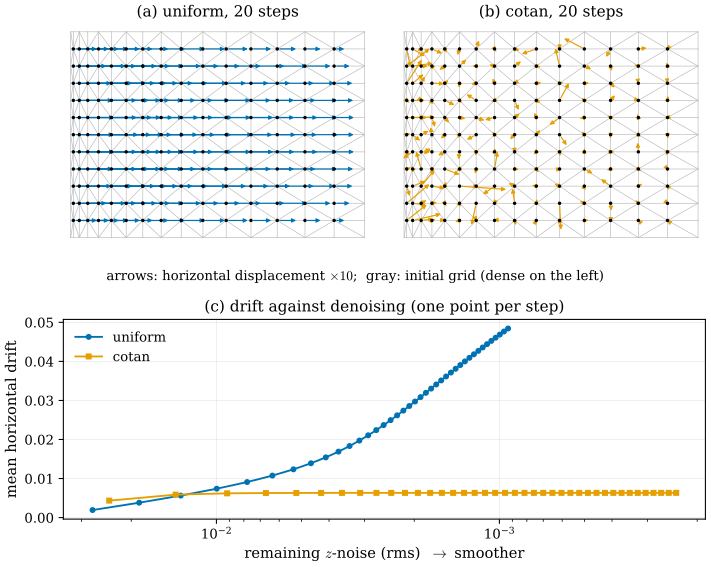

Write the Python code that produced this figure.
"""Figure 31.3.4: uniform smoothing slides vertices along the surface, cotan smoothing does not (Section 31.3).

A planar 17 x 13 grid mesh on [0, 2] x [0, 1.4] whose x-spacing grows to the right (x_k = 2 (k/16)^1.7) and whose
squares are cut by alternating diagonals. Interior vertices get z-noise N(0, 0.04^2) (seed 3); boundary vertices
are fixed. Smoothing by implicit steps with the boundary fixed:
  uniform:  (I - tau L_u) x_new = x,            tau = 0.5   (L_u: uniform Laplacian, rows (1/deg) - 1 on the diagonal)
  cotan:    (M - tau L) x_new = M x,             tau = 0.005 (L, M recomputed from the current mesh at each step)
(a), (b) Top views after 20 steps: gray = initial (x, y) of the vertices and the grid lines, arrows = horizontal
    displacement magnified 10 times.
(c) Horizontal drift (mean over interior vertices) against the remaining z-noise (rms), one point per step.
Self-check: on the noise-free plane cotan smoothing moves no vertex (linear precision); uniform smoothing keeps
drifting while cotan drift saturates near 0.006.

Run from the project root: ``PYTHONPATH=tools python3 chapters/31-meshes/figures/fig-31-3-4-smoothing.py``
"""

import pathlib
import sys

sys.path.insert(0, str(pathlib.Path(__file__).resolve().parents[1] / "lib"))
import dgmesh as dm  # noqa: E402

import dgfig  # noqa: E402

dgfig.setup()

import matplotlib.pyplot as plt  # noqa: E402
import numpy as np  # noqa: E402
from matplotlib.patches import FancyArrowPatch  # noqa: E402

C = dgfig.COLORS
nx, ny = 17, 13
xs = (np.linspace(0, 1, nx) ** 1.7) * 2.0
ys = np.linspace(0, 1.4, ny)
V, F = dm.grid_mesh(xs, ys, pattern="alternate")
bnd = np.array([i in (0, nx - 1) or j in (0, ny - 1) for i in range(nx) for j in range(ny)])
I = ~bnd
rng = np.random.default_rng(3)
V0 = V.copy()
V0[I, 2] += 0.04 * rng.normal(size=I.sum())
Lu = dm.uniform_laplacian(F)


def step(X, kind, tau):
    if kind == "uniform":
        A, rhs = np.eye(len(X)) - tau * Lu, X
    else:
        m = dm.mass_barycentric(X, F)
        A, rhs = np.diag(m) - tau * dm.cotan_laplacian(X, F), m[:, None] * X
    Xn = X.copy()
    Xn[I] = np.linalg.solve(A[np.ix_(I, I)], rhs[I] - A[np.ix_(I, ~I)] @ X[~I])
    return Xn


runs = {}
for kind, tau in (("uniform", 0.5), ("cotan", 0.005)):
    X = V0.copy()
    hist = []
    for s in range(40):
        X = step(X, kind, tau)
        hist.append((np.sqrt((X[I, 2] ** 2).mean()), np.linalg.norm((X - V0)[I, :2], axis=1).mean()))
        if s == 19:
            X20 = X.copy()
    runs[kind] = (np.array(hist), X20)
# linear precision: noise-free plane
Xc = V.copy()
for s in range(5):
    Xc = step(Xc, "cotan", 0.005)
assert np.abs(Xc - V).max() < 1e-12
assert runs["uniform"][0][-1, 1] > 0.04 and runs["cotan"][0][-1, 1] < 0.007
assert abs(runs["cotan"][0][-1, 1] - runs["cotan"][0][10, 1]) < 1e-4    # saturated

fig = plt.figure(figsize=(7.6, 6.0))
gs = fig.add_gridspec(2, 2, height_ratios=[1.0, 0.9], hspace=0.35, wspace=0.08)
MAG = 10.0
for col, (kind, title, color) in enumerate((("uniform", "(a) uniform, 20 steps", C["tangent"]),
                                            ("cotan", "(b) cotan, 20 steps", C["accent"]))):
    ax = fig.add_subplot(gs[0, col])
    for (i, j) in dm.edges(F):
        ax.plot(V0[[i, j], 0], V0[[i, j], 1], color="#BBBBBB", lw=0.5, zorder=1)
    X20 = runs[kind][1]
    for p, q in zip(V0[I], X20[I]):
        d = (q - p)[:2]
        if np.linalg.norm(d) > 1e-4:
            ax.add_patch(FancyArrowPatch(p[:2], p[:2] + MAG * d, arrowstyle="-|>", mutation_scale=6, color=color,
                                         lw=0.9, zorder=3))
    ax.plot(V0[I, 0], V0[I, 1], "o", color=C["main"], ms=1.6, zorder=4)
    ax.set_xlim(-0.05, 2.05)
    ax.set_ylim(-0.05, 1.45)
    ax.set_aspect("equal")
    ax.set_axis_off()
    ax.set_title(title, fontsize=11.5)
fig.text(0.5, 0.505, r"arrows: horizontal displacement $\times 10$;  gray: initial grid (dense on the left)",
         ha="center", fontsize=10)

axc = fig.add_subplot(gs[1, :])
for kind, label, color, mk in (("uniform", "uniform", C["tangent"], "o"), ("cotan", "cotan", C["accent"], "s")):
    h = runs[kind][0]
    axc.plot(h[:, 0], h[:, 1], mk + "-", color=color, ms=3.5, lw=1.4, label=label)
axc.set_xscale("log")
axc.invert_xaxis()
axc.set_xlabel(r"remaining $z$-noise (rms)  $\rightarrow$ smoother")
axc.set_ylabel("mean horizontal drift")
axc.legend(fontsize=10, frameon=False, loc="upper left")
axc.grid(True, which="major", lw=0.3, alpha=0.5)
axc.set_title("(c) drift against denoising (one point per step)", fontsize=11.5)

fig.subplots_adjust(left=0.1, right=0.98, top=0.95, bottom=0.09)
dgfig.save(fig, __file__)
